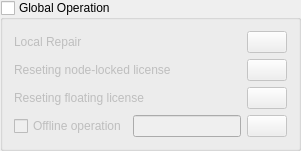
           <widget class="QGroupBox" name="mGlobalOperation">
            <property name="sizePolicy">
             <sizepolicy hsizetype="Minimum" vsizetype="Minimum">
              <horstretch>0</horstretch>
              <verstretch>0</verstretch>
             </sizepolicy>
            </property>
            <property name="title">
             <string>Global Operation</string>
            </property>
            <property name="flat">
             <bool>false</bool>
            </property>
            <property name="checkable">
             <bool>true</bool>
            </property>
            <property name="checked">
             <bool>false</bool>
            </property>
            <layout class="QVBoxLayout" name="verticalLayout_3">
             <item>
              <layout class="QHBoxLayout" name="horizontalLayout_7">
               <item>
                <widget class="QLabel" name="label_13">
                 <property name="text">
                  <string>Local Repair</string>
                 </property>
                </widget>
               </item>
               <item>
                <spacer name="horizontalSpacer_4">
                 <property name="orientation">
                  <enum>Qt::Horizontal</enum>
                 </property>
                 <property name="sizeHint" stdset="0">
                  <size>
                   <width>40</width>
                   <height>20</height>
                  </size>
                 </property>
                </spacer>
               </item>
               <item>
                <widget class="QPushButton" name="mLocalRepair">
                 <property name="sizePolicy">
                  <sizepolicy hsizetype="Minimum" vsizetype="Minimum">
                   <horstretch>0</horstretch>
                   <verstretch>0</verstretch>
                  </sizepolicy>
                 </property>
                 <property name="font">
                  <font>
                   <kerning>true</kerning>
                  </font>
                 </property>
                 <property name="toolTip">
                  <string>View activated licenses</string>
                 </property>
                 <property name="layoutDirection">
                  <enum>Qt::RightToLeft</enum>
                 </property>
                 <property name="text">
                  <string/>
                 </property>
                 <property name="icon">
                  <iconset resource="gsactutil.qrc">
                   <normaloff>:/gsacutil/icons/repair.png</normaloff>:/gsacutil/icons/repair.png</iconset>
                 </property>
                 <property name="flat">
                  <bool>false</bool>
                 </property>
                </widget>
               </item>
              </layout>
             </item>
             <item>
              <layout class="QHBoxLayout" name="horizontalLayout_22">
               <item>
                <widget class="QLabel" name="label_18">
                 <property name="text">
                  <string>Reseting node-locked license</string>
                 </property>
                </widget>
               </item>
               <item>
                <spacer name="horizontalSpacer_6">
                 <property name="orientation">
                  <enum>Qt::Horizontal</enum>
                 </property>
                 <property name="sizeHint" stdset="0">
                  <size>
                   <width>40</width>
                   <height>20</height>
                  </size>
                 </property>
                </spacer>
               </item>
               <item>
                <widget class="QPushButton" name="mResetApp">
                 <property name="sizePolicy">
                  <sizepolicy hsizetype="Minimum" vsizetype="Minimum">
                   <horstretch>0</horstretch>
                   <verstretch>0</verstretch>
                  </sizepolicy>
                 </property>
                 <property name="toolTip">
                  <string>View activated licenses</string>
                 </property>
                 <property name="layoutDirection">
                  <enum>Qt::RightToLeft</enum>
                 </property>
                 <property name="text">
                  <string/>
                 </property>
                 <property name="icon">
                  <iconset resource="gsactutil.qrc">
                   <normaloff>:/gsacutil/icons/warning_reset.png</normaloff>:/gsacutil/icons/warning_reset.png</iconset>
                 </property>
                 <property name="flat">
                  <bool>false</bool>
                 </property>
                </widget>
               </item>
              </layout>
             </item>
             <item>
              <layout class="QHBoxLayout" name="horizontalLayout_23">
               <item>
                <widget class="QLabel" name="label_19">
                 <property name="text">
                  <string>Reseting floating license</string>
                 </property>
                </widget>
               </item>
               <item>
                <spacer name="horizontalSpacer_7">
                 <property name="orientation">
                  <enum>Qt::Horizontal</enum>
                 </property>
                 <property name="sizeHint" stdset="0">
                  <size>
                   <width>40</width>
                   <height>20</height>
                  </size>
                 </property>
                </spacer>
               </item>
               <item>
                <widget class="QPushButton" name="mResetServer">
                 <property name="sizePolicy">
                  <sizepolicy hsizetype="Minimum" vsizetype="Minimum">
                   <horstretch>0</horstretch>
                   <verstretch>0</verstretch>
                  </sizepolicy>
                 </property>
                 <property name="toolTip">
                  <string>View activated licenses</string>
                 </property>
                 <property name="layoutDirection">
                  <enum>Qt::RightToLeft</enum>
                 </property>
                 <property name="text">
                  <string/>
                 </property>
                 <property name="icon">
                  <iconset resource="gsactutil.qrc">
                   <normaloff>:/gsacutil/icons/warning_reset.png</normaloff>:/gsacutil/icons/warning_reset.png</iconset>
                 </property>
                 <property name="flat">
                  <bool>false</bool>
                 </property>
                </widget>
               </item>
              </layout>
             </item>
             <item>
              <layout class="QHBoxLayout" name="horizontalLayout">
               <item>
                <widget class="QCheckBox" name="mOfflineOperation">
                 <property name="layoutDirection">
                  <enum>Qt::LeftToRight</enum>
                 </property>
                 <property name="text">
                  <string>Offline operation</string>
                 </property>
                </widget>
               </item>
               <item>
                <widget class="QLineEdit" name="mOpFile">
                 <property name="sizePolicy">
                  <sizepolicy hsizetype="Expanding" vsizetype="Fixed">
                   <horstretch>0</horstretch>
                   <verstretch>0</verstretch>
                  </sizepolicy>
                 </property>
                 <property name="readOnly">
                  <bool>true</bool>
                 </property>
                </widget>
               </item>
               <item>
                <widget class="QPushButton" name="mOpGenFile">
                 <property name="text">
                  <string/>
                 </property>
                 <property name="icon">
                  <iconset resource="gsactutil.qrc">
                   <normaloff>:/gsacutil/icons/gen_act.png</normaloff>:/gsacutil/icons/gen_act.png</iconset>
                 </property>
                </widget>
               </item>
              </layout>
             </item>
            </layout>
           </widget>
